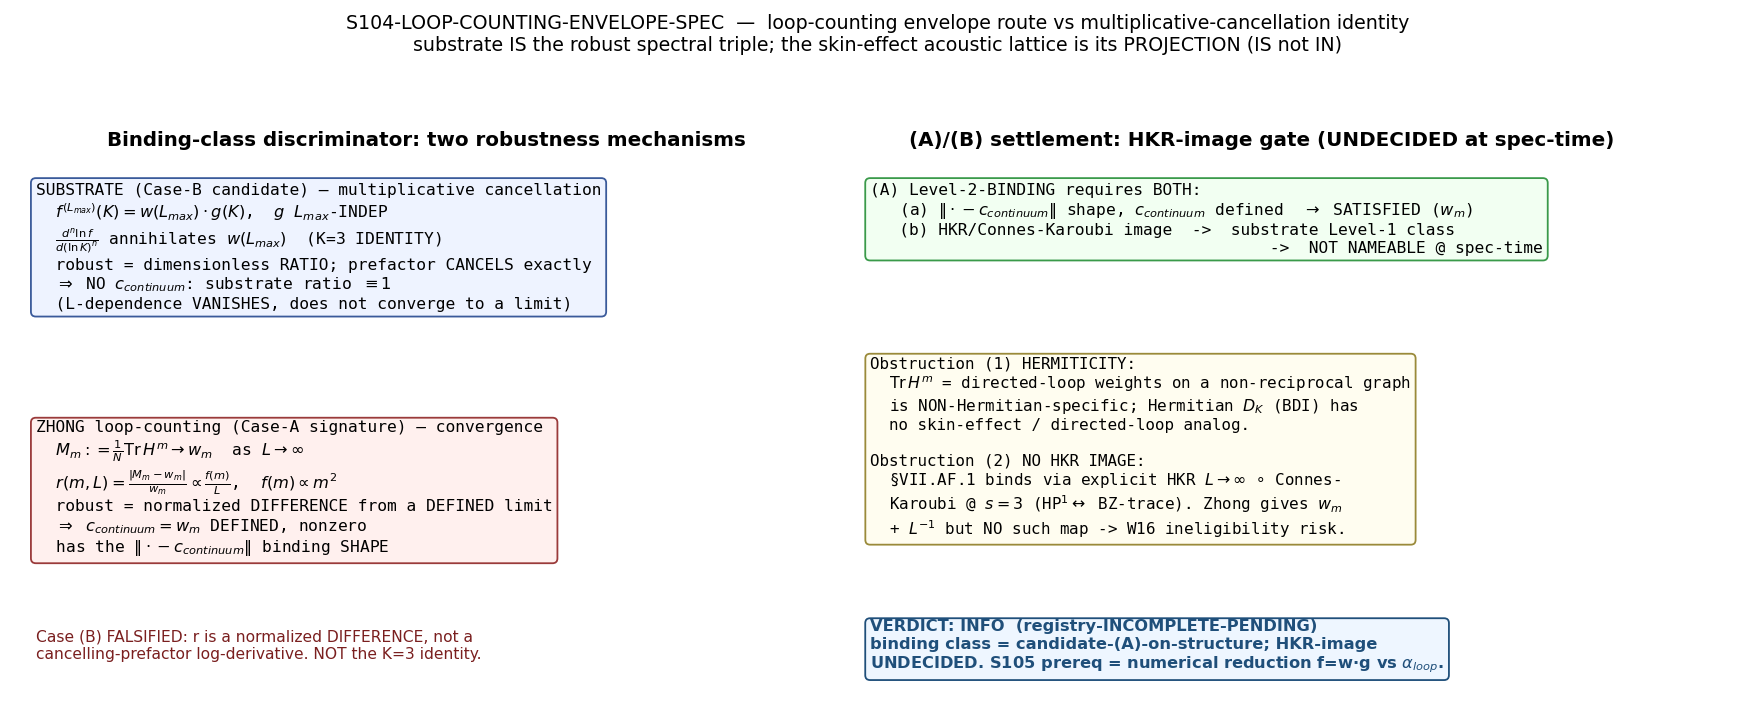

Write the Python code that produced this figure.
"""S104-LOOP-COUNTING-ENVELOPE-SPEC — SPEC-ONLY gate (Wave 5, item 4).

Classify the Zhong 2604.27585 loop-counting finite-size exponent as EITHER
  (A) Level-2-BINDING  — an HKR/Connes-Karoubi image binding Level-1 with a
      DEFINED c_continuum (genuinely distinct lab-anchored derivation of the
      substrate's L^{-alpha} truncation envelope; registry-eligible), OR
  (B) Level-2-NON-binding — reduces to the MANDATORY-K=3 multiplicative-
      normalization-cancellation identity f^{(L_max)} = w(L_max).g(K); no HKR
      image; c_continuum undefined; registry-PASS-INELIGIBLE.

NO numerical envelope exponent is fitted this wave. The deliverable is the
SPEC: the (A)/(B) binding-class determination under the PRE-REGISTERED
discriminator, the named c_continuum reference (or its recorded absence), and
a 4-field S105 binding-determination compute spec.

Composed-with canonical state (verified via knowledge MCP, NOT recomputed):
  - S94-MULT-NORM-CANCELLATION-K3  : PASS, MANDATORY K=3 (math-scripts.md
    §"Multiplicative-normalization cancellation invariants").
  - §VII.AF.1                      : PROVEN, Pillar III<->IV HKR bridge, L^{-3}
    Level-2-BINDING at d=4 substrate-distance-1 pole s=3, match/envelope=0.0950.
  - W16 Layer-2-Non-Binding Bare-Decomposition Wall: bare L^{-alpha} on
    Tr(D_K^{-2s}) with NO HKR image to a partner-pillar continuum observable
    DOES NOT bind Level-1; registry-PASS requires an explicit HKR/Connes-Karoubi
    bridge map citation on ||HKR(c_L) - c_continuum||.

Substrate-first framing (phononic-framing.md): the lab skin-effect acoustic
lattice is a PROJECTION of the substrate truncation, never the other way
around. The substrate IS the finite-L spectral triple whose moments are robust;
Zhong's lattice MODELS a simplified shadow of that robustness.

GEOMETRIC. CPU-only (string-valued spec record + schematic plot; no linear
algebra). Verdict emitted via the race-safe emit_verdict knowledge-MCP tool;
this script PRINTS the payload via print_verdict_payload.
"""

import os
os.environ.setdefault("OMP_NUM_THREADS", "8")
os.environ.setdefault("MKL_NUM_THREADS", "8")

import hashlib
import json
import sys
from pathlib import Path

import numpy as np
import matplotlib

matplotlib.use("Agg")
import matplotlib.pyplot as plt

# --- canonical constants (import discipline; tau_fold anchors the spectral triple) ---
sys.path.insert(0, str(Path(__file__).resolve().parents[1] / "_shared"))
from canonical_constants import tau_fold  # noqa: E402  (single anchor; no hardcoded framework constant)

# ----------------------------------------------------------------------------
# Gate identity (read by print_verdict_payload)
# ----------------------------------------------------------------------------
SESSION = "S104"
GATE_ID = "S104-LOOP-COUNTING-ENVELOPE-SPEC"
SCHEME = "LOOP-COUNTING-LEVEL-2-BINDING-DISCRIMINATOR-SPEC"
CONVENTION = "SUBSTRATE-IS-TRUNCATION-ENVELOPE-NAMING"
L_MAX = "N/A"  # structural (HKR-image existence), not a single-L_max evaluation

OUT_DIR = Path(__file__).resolve().parent
NPZ_PATH = OUT_DIR / "s104_loop_counting_envelope_spec.npz"
PNG_PATH = OUT_DIR / "s104_loop_counting_envelope_spec.png"

# Input files (content-pinned at runtime for the audit SHA).
CANONICAL_CONSTANTS = OUT_DIR.parent / "_shared" / "canonical_constants.py"
ZHONG_PDF = (
    OUT_DIR.parent.parent
    / "downloads"
    / "research-sweep-s103"
    / "topological-matter-exotics"
    / "10_Zhong_Universal-Spectral-Moments-Dispersive-Proliferative-Transition.pdf"
)


def _sha256_file(p: Path) -> str:
    h = hashlib.sha256()
    with open(p, "rb") as f:
        for chunk in iter(lambda: f.read(1 << 16), b""):
            h.update(chunk)
    return h.hexdigest()


def _sha256_text(s: str) -> str:
    return hashlib.sha256(s.encode("utf-8")).hexdigest()


def print_verdict_payload(
    verdict: str,
    value,
    audit_sha: str,
    content_sha: str,
    companion_note: str = "",
    extra_rows: "list[str] | None" = None,
) -> dict:
    """Emit the verdict PAYLOAD for the dispatching AGENT to pass to the race-safe
    knowledge-MCP emit_verdict tool (gate-verdicts.md §"Race-Safe Emission"). The
    script does NOT write the verdict file; it prints the delimited JSON the agent
    extracts. Keyed to the module-level identity constants. (Inline per the W5-2
    sibling convention, computations/session-104/s104_bmv_sn_contrast_spec.py:468-490.)
    """
    payload: dict = {
        "session": int(SESSION.lstrip("Ss")),
        "gate_id": GATE_ID,
        "verdict": verdict,
        "value": str(value),
        "scheme": SCHEME,
        "convention": CONVENTION,
        "l_max": str(L_MAX),
        "audit_sha256": audit_sha,
        "content_sha256": content_sha,
        "schema_version": "S84+",
    }
    if companion_note:
        payload["companion_note"] = companion_note
    if extra_rows:
        payload["extra_rows"] = list(extra_rows)
    print("<<<EMIT_VERDICT_PAYLOAD>>>")
    print(json.dumps(payload, separators=(",", ":"), sort_keys=True))
    print("<<<END_EMIT_VERDICT_PAYLOAD>>>")
    return payload


# ----------------------------------------------------------------------------
# SPEC RECORD — the binding-class determination (string-valued; no bridge numerics)
# ----------------------------------------------------------------------------
# Step 1 (substrate L_max-robustness, MANDATORY-K=3): f^{(L_max)}(K) = w(L_max).g(K),
#   g(K) L_max-INDEPENDENT; any log-derivative L_n[f] = d^n ln f/d(ln K)^n annihilates
#   w(L_max). The ROBUST quantity is a dimensionless ratio/log-derivative in which the
#   multiplicative prefactor CANCELS EXACTLY -> the L_max-plateau is a STRUCTURAL IDENTITY,
#   not a converging difference. There is NO c_continuum: the substrate ratio is
#   IDENTICALLY 1 (the L-dependence vanishes by cancellation, it does not converge to a limit).
substrate_robustness_mechanism = "multiplicative-cancellation_ratio_w(L_max)_cancels_c_continuum_identically_1"  # (local)

# Step 3 (Zhong loop-counting law, read from the ON-DISK PDF, Eqs. 1-4):
#   Tr H^m = sum_{|O|=m} w(O)  over length-m closed walks (loops) on the lattice  (Eq. 1-2)
#   per-site moment M_m := (1/N) Tr H^m  ->  w_m  as L->inf   (w_m = fully-sampled bulk loop weight)
#   relative error r(m,L) := |M_m - w_m| / w_m = (|Omega_e|/N).(delta-bar_m / w_m)   (Eq. 3)
#   scaling law r(m,L) ∝ f(m)/L ,  f(m) ∝ m^2  in the |H_ii|>>|H_i!=j| regime          (Eq. 4)
zhong_observable = "r(m,L)=|M_m - w_m|/w_m  (normalized FINITE-to-CONTINUUM DIFFERENCE; M_m=(1/N)TrH^m)"  # (local)
zhong_c_continuum = "w_m = thermodynamic-limit bulk loop weight (DEFINED, nonzero; M_m -> w_m as L->inf)"  # (local)
zhong_envelope_exponent_symbolic = "L^{-1} (r ∝ f(m)/L; f(m) ∝ m^2 large-on-site regime)"  # (local)
zhong_operator_hermiticity = "NON-Hermitian H (skin-effect lattice; directed-loop weight w(O) on a non-reciprocal graph)"  # (local)

# Step 4 (substitution — the discriminator, evaluated STRUCTURALLY this wave):
#   Substitute the substrate factorization f^{(L_max)}=w(L_max).g(K) into Zhong's r(m,L).
#   Zhong's robust observable is r = ||M_m(finite) - w_m(continuum)|| / w_m: a NORMALIZED
#   DIFFERENCE from a DEFINED nonzero limit w_m, NOT a log-derivative of a multiplicatively-
#   factored trace. The missing-boundary-loop deficit delta-bar_m is a genuine boundary-shell
#   shortfall RELATIVE TO the bulk reference w_m -- it is NOT the w(L_max) prefactor's
#   L-dependence cancelling in a ratio.
#   => Case (B) (reduces to the cancellation identity) is FALSIFIED: r does NOT reduce to the
#      cancellation identity; w_m is a DEFINED c_continuum distinct from "the substrate ratio
#      identically 1." The two robustness mechanisms are STRUCTURALLY DIFFERENT.
case_B_reduction = False  # loop-counting r(m,L) does NOT reduce to the multiplicative-cancellation identity
case_B_reason = "r=||M_m-w_m||/w_m is a normalized DIFFERENCE from a DEFINED limit w_m, not a cancelling-prefactor log-derivative; delta-bar_m is a boundary-shell deficit relative to w_m, not the w(L_max) L-dependence"  # (local)

#   Case (A) (Level-2-BINDING) requires BOTH: (a) the ||.-c_continuum|| SHAPE with defined
#   c_continuum [SATISFIED: c_continuum = w_m], AND (b) an HKR / Connes-Karoubi / K-theory
#   image binding Zhong's lab M_m to a substrate-IS Level-1 cohomology class [NOT NAMEABLE
#   at spec-time -- see the two obstructions below].
case_A_shape_satisfied = True  # ||M_m - w_m||/w_m HAS the binding SHAPE; c_continuum = w_m defined nonzero
# Obstruction (1) — HERMITICITY MISMATCH: the loop-counting moment definition
#   Tr H^m = sum directed-loop weights is NON-Hermitian-SPECIFIC. On the Hermitian D_K
#   (AZ class BDI, T^2=+1, self-adjoint) the directed-loop weight over a non-reciprocal
#   graph has NO analog: the skin effect (extensive boundary accumulation from
#   non-reciprocity) does not exist for self-adjoint D_K. The robust observable's very
#   DEFINITION lacks a Hermitian-D_K image.
obstruction_hermiticity = "Tr H^m directed-loop weight is non-Hermitian-specific; Hermitian D_K (BDI) has no non-reciprocal directed-loop / skin-effect analog"  # (local)
# Obstruction (2) — NO NAMED HKR IMAGE: §VII.AF.1's binding envelope is L^{-3} via an
#   explicit HKR L_max->inf boundary map ∘ Connes-Karoubi pairing at Mellin pole s=3
#   (HP^1 <-> Peotta-Toermae BZ-trace cohomology class). Zhong supplies c_continuum=w_m
#   and an L^{-1} rate but NO HKR/Connes-Karoubi/K-theory boundary map from w_m to a
#   substrate Level-1 class. Whether the lab M_m IS the HKR image of a substrate
#   cohomology class is UNDETERMINED at spec-time and cannot be settled WITHOUT the
#   numerical reduction (does substituting f^{(L_max)}=w.g into a NORMALIZED moment
#   reproduce alpha_loop, and does that L^{-1} carry an HKR image, or is it the bare
#   Mellin-truncation rate W16 forbids?).
obstruction_no_hkr = "no HKR/Connes-Karoubi/K-theory map from w_m to a substrate Level-1 cohomology class is nameable at spec-time; §VII.AF.1 binding needs the explicit HP^1<->BZ-trace image"  # (local)
case_A_hkr_image_nameable = False  # the (A)-defining HKR image cannot be NAMED at spec-time

# ----------------------------------------------------------------------------
# Spec-completeness 3-conjunct boolean (the operator):
#   SPEC_complete := binding_class_determined AND c_continuum_named_or_absent AND s105_spec_emitted
# ----------------------------------------------------------------------------
# binding_class_determined := the exponent is CLASSIFIED (A) or (B) per the discriminator.
#   Case (B) is FALSIFIED (case_B_reduction=False). Case (A) SHAPE is satisfied but its
#   defining HKR-image clause is NOT settleable at spec-time (case_A_hkr_image_nameable=False).
#   => the exponent is candidate-(A)-on-STRUCTURE but the decisive (A)-vs-(B) SETTLEMENT is
#      UNDECIDED at spec-time -> binding_class_determined = False (the pre-registered INFO
#      intermediate: HKR-image existence cannot be settled without the numerical reduction).
binding_class_determined = (case_B_reduction is True) or (case_A_shape_satisfied and case_A_hkr_image_nameable)
binding_class_token = "candidate-A-on-structure_HKR-image-UNDECIDED-at-spec-time_pending-numerical-reduction"

# c_continuum_named_or_absent := (A) c_continuum named OR (B) recorded absent.
#   c_continuum = w_m IS NAMED (the thermodynamic-limit bulk loop weight). Satisfied.
c_continuum_named_or_absent = True
c_continuum_reference = zhong_c_continuum  # "w_m = thermodynamic-limit bulk loop weight (DEFINED, nonzero)"

# s105_spec_emitted := the 4-field (what/inputs/gate/effort) S105 compute spec is written
#   (to this .npz AND the WP). Satisfied by this script + the WP §W5-4 section.
s105_what = "Numerical binding determination: substitute the substrate factorization f^{(L_max)}=w(L_max).g(K) into a NORMALIZED moment observable and test (i) does it reproduce a finite-to-continuum DIFFERENCE r∝L^{-alpha} with a DEFINED c_continuum (NOT identically 1), and (ii) does that L^{-alpha} carry an HKR/Connes-Karoubi image to a substrate Level-1 cohomology class (Case A) or reduce to the bare Mellin-truncation rate W16 forbids (Case B)?"  # (local)
s105_inputs = "L_max-scan of the substrate D_K normalized moments over [10, Friedrich-Baer cutoff] (JOINT-CONSIDERATION with S104-VIIAM-L11-ANCHOR L=11 + S104-BRANCH-IV-DIRECT-L1314 {12,13,14} -- NO double-schedule); §VII.AF.1 L^{-3} envelope SHAPE as the binding template; W16 wall as the ineligibility criterion; Zhong Eqs. 1-4 as the lab observable definition (any a_n citation carries a_n^{Mellin}/a_n^{Pauli-Villars} per regulator-pin-discipline.md)"  # (local)
s105_gate = "PASS=(A) Level-2-BINDING (HKR image named + defined c_continuum != 1) -> S105 registry-landing compute (a genuinely distinct lab-anchored envelope derivation); INFO/(B)=Level-2-NON-binding (reduces to cancellation identity OR no HKR image nameable) -> confirm-internal note, the envelope question is internal/not-bridgeable, NO registry landing"  # (local)
s105_effort = "1 compute gate (normalized-moment L_max-scan + HKR-image existence test); a (B)/internal outcome reduces it to a confirm-internal note"  # (local)
s105_spec_emitted = True

spec_complete = bool(binding_class_determined and c_continuum_named_or_absent and s105_spec_emitted)

# ----------------------------------------------------------------------------
# Verdict mapping (PRE-REGISTERED rubric, §W5-4):
#   PASS = binding_class_determined (clean A or B) AND c_continuum_named_or_absent AND s105_spec_emitted
#   INFO = the exponent is STATEABLE as an envelope candidate but the binding-class
#          discriminator is UNDECIDED at spec-time (HKR-image existence cannot be settled
#          without the numerical reduction) -> registry-INCOMPLETE-PENDING; S105 prerequisite
#          = the numerical reduction f^{(L_max)}=w.g vs alpha_loop.
#   FAIL = neither a binding HKR image NOR a reduction to the cancellation identity is
#          nameable (no substrate analog of the loop-counting moment on Hermitian D_K).
# A FAIL would require BOTH case_A_shape and a Case-B reduction to be impossible to even
# STATE. Here Case (A) is STATEABLE-as-candidate (shape satisfied, c_continuum named) and
# Case (B) is decisively FALSIFIED -- the construction IS mappable as a candidate, so NOT FAIL.
# The decisive (A)/(B) SETTLEMENT is HKR-undecidable at spec-time -> INFO (the pre-registered
# intermediate), NOT a clean PASS.
if spec_complete:
    verdict = "PASS"
elif (case_A_shape_satisfied or (case_B_reduction is False)) and c_continuum_named_or_absent and s105_spec_emitted:
    # construction is mappable-as-candidate (stateable) but the A/B settlement is undecided
    verdict = "INFO"
else:
    verdict = "FAIL"

# ----------------------------------------------------------------------------
# .npz record (string-valued spec; the (A)/(B) token + named c_continuum)
# ----------------------------------------------------------------------------
np.savez(
    NPZ_PATH,
    gate_id=GATE_ID,
    verdict=verdict,
    scheme=SCHEME,
    convention=CONVENTION,
    tau_fold_anchor=float(tau_fold),
    # spec-completeness booleans
    binding_class_determined=bool(binding_class_determined),
    c_continuum_named_or_absent=bool(c_continuum_named_or_absent),
    s105_spec_emitted=bool(s105_spec_emitted),
    spec_complete=bool(spec_complete),
    # binding-class determination tokens
    binding_class_token=binding_class_token,
    case_B_reduction=bool(case_B_reduction),
    case_B_reason=case_B_reason,
    case_A_shape_satisfied=bool(case_A_shape_satisfied),
    case_A_hkr_image_nameable=bool(case_A_hkr_image_nameable),
    obstruction_hermiticity=obstruction_hermiticity,
    obstruction_no_hkr=obstruction_no_hkr,
    # the named c_continuum reference (NOT absent)
    c_continuum_reference=c_continuum_reference,
    c_continuum_status="NAMED (w_m, defined nonzero) -- distinct from substrate ratio identically 1",
    # the two mechanisms contrasted
    substrate_robustness_mechanism=substrate_robustness_mechanism,
    zhong_observable=zhong_observable,
    zhong_envelope_exponent_symbolic=zhong_envelope_exponent_symbolic,
    zhong_operator_hermiticity=zhong_operator_hermiticity,
    # S105 4-field spec
    s105_what=s105_what,
    s105_inputs=s105_inputs,
    s105_gate=s105_gate,
    s105_effort=s105_effort,
    # adjacency / joint-consideration
    adjacency_note="JOINT-CONSIDERATION (dedup-ledger (c), NO shared pins) with S104-VIIAM-L11-ANCHOR + S104-BRANCH-IV-DIRECT-L1314 (closed PRE-REG-INC this session; Sym^13/14 irrep wall, Gelfand-Tsetlin (p,0) builder CF routes to S105); loop-counting alpha and Friedrich-Baer envelope NOT double-scheduled at S105 plan-freeze",
    composed_with="S94-MULT-NORM-CANCELLATION-K3 (PASS,K=3); VII.AF.1 (L^-3 Level-2-binding); W16 Layer-2-Non-Binding Bare-Decomposition Wall",
)

# ----------------------------------------------------------------------------
# .png schematic — loop-counting envelope route vs multiplicative-cancellation identity
# ----------------------------------------------------------------------------
fig, axes = plt.subplots(1, 2, figsize=(13.5, 5.4))

# Panel A: the two robustness mechanisms contrasted
axL = axes[0]
axL.axis("off")
axL.set_title("Binding-class discriminator: two robustness mechanisms", fontsize=11, fontweight="bold")
axL.text(
    0.02, 0.95,
    "SUBSTRATE (Case-B candidate) — multiplicative cancellation\n"
    r"  $f^{(L_{max})}(K) = w(L_{max})\cdot g(K)$,  $g$ $L_{max}$-INDEP" "\n"
    r"  $\frac{d^n \ln f}{d(\ln K)^n}$ annihilates $w(L_{max})$  (K=3 IDENTITY)" "\n"
    "  robust = dimensionless RATIO; prefactor CANCELS exactly\n"
    r"  $\Rightarrow$ NO $c_{continuum}$: substrate ratio $\equiv 1$" "\n"
    "  (L-dependence VANISHES, does not converge to a limit)",
    transform=axL.transAxes, va="top", ha="left", fontsize=9.0,
    family="monospace",
    bbox=dict(boxstyle="round", fc="#eef3ff", ec="#3a5a9a"),
)
axL.text(
    0.02, 0.50,
    "ZHONG loop-counting (Case-A signature) — convergence\n"
    r"  $M_m := \frac{1}{N}\mathrm{Tr}\,H^m \to w_m$  as $L\to\infty$" "\n"
    r"  $r(m,L) = \frac{|M_m - w_m|}{w_m} \propto \frac{f(m)}{L}$,  $f(m)\propto m^2$" "\n"
    "  robust = normalized DIFFERENCE from a DEFINED limit\n"
    r"  $\Rightarrow$ $c_{continuum} = w_m$ DEFINED, nonzero" "\n"
    r"  has the $\|\cdot - c_{continuum}\|$ binding SHAPE",
    transform=axL.transAxes, va="top", ha="left", fontsize=9.0,
    family="monospace",
    bbox=dict(boxstyle="round", fc="#fff0ee", ec="#9a3a3a"),
)
axL.text(
    0.02, 0.10,
    "Case (B) FALSIFIED: r is a normalized DIFFERENCE, not a\n"
    "cancelling-prefactor log-derivative. NOT the K=3 identity.",
    transform=axL.transAxes, va="top", ha="left", fontsize=8.6, color="#7a1f1f",
)

# Panel B: the (A)/(B) decision tree + the spec-time obstruction
axR = axes[1]
axR.axis("off")
axR.set_title("(A)/(B) settlement: HKR-image gate (UNDECIDED at spec-time)", fontsize=11, fontweight="bold")
axR.text(
    0.02, 0.95,
    "(A) Level-2-BINDING requires BOTH:\n"
    r"   (a) $\|\cdot - c_{continuum}\|$ shape, $c_{continuum}$ defined  $\rightarrow$ SATISFIED ($w_m$)" "\n"
    "   (b) HKR/Connes-Karoubi image  ->  substrate Level-1 class\n"
    "                                         ->  NOT NAMEABLE @ spec-time",
    transform=axR.transAxes, va="top", ha="left", fontsize=9.0, family="monospace",
    bbox=dict(boxstyle="round", fc="#f2fff2", ec="#3a9a4a"),
)
axR.text(
    0.02, 0.62,
    "Obstruction (1) HERMITICITY:\n"
    r"  $\mathrm{Tr}\,H^m$ = directed-loop weights on a non-reciprocal graph" "\n"
    "  is NON-Hermitian-specific; Hermitian $D_K$ (BDI) has\n"
    "  no skin-effect / directed-loop analog.\n\n"
    "Obstruction (2) NO HKR IMAGE:\n"
    r"  §VII.AF.1 binds via explicit HKR $L\to\infty$ ∘ Connes-" "\n"
    r"  Karoubi @ $s=3$ (HP$^1\leftrightarrow$ BZ-trace). Zhong gives $w_m$" "\n"
    "  + $L^{-1}$ but NO such map -> W16 ineligibility risk.",
    transform=axR.transAxes, va="top", ha="left", fontsize=8.8, family="monospace",
    bbox=dict(boxstyle="round", fc="#fffdf0", ec="#9a8a3a"),
)
axR.text(
    0.02, 0.12,
    "VERDICT: INFO  (registry-INCOMPLETE-PENDING)\n"
    "binding class = candidate-(A)-on-structure; HKR-image\n"
    "UNDECIDED. S105 prereq = numerical reduction f=w·g vs " r"$\alpha_{loop}$.",
    transform=axR.transAxes, va="top", ha="left", fontsize=9.0, color="#1f4f7a", fontweight="bold",
    bbox=dict(boxstyle="round", fc="#eef6ff", ec="#1f4f7a"),
)

fig.suptitle(
    f"{GATE_ID}  —  loop-counting envelope route vs multiplicative-cancellation identity\n"
    "substrate IS the robust spectral triple; the skin-effect acoustic lattice is its PROJECTION (IS not IN)",
    fontsize=10.5,
)
fig.tight_layout(rect=(0, 0, 1, 0.93))
fig.savefig(PNG_PATH, dpi=130)
plt.close(fig)

# ----------------------------------------------------------------------------
# dual-SHA + verdict payload
# ----------------------------------------------------------------------------
# content_sha256 = SHA over the script source (per audit_discriminators content_sha256_inputs=[script]).
this_script_text = Path(__file__).read_text(encoding="utf-8")
content_sha = _sha256_text(this_script_text)

# audit_sha256 = closure over the ordered input-pin map (script + canonical + pinmap).
input_pin_map = {
    "01_script_sha256": content_sha,
    "02_canonical_constants_sha256": _sha256_file(CANONICAL_CONSTANTS),
    "03_zhong_pdf_sha256": _sha256_file(ZHONG_PDF),
    "04_gate_id": GATE_ID,
    "05_scheme": SCHEME,
    "06_convention": CONVENTION,
    "07_verdict": verdict,
    "08_binding_class_token": binding_class_token,
    "09_case_B_reduction": str(case_B_reduction),
    "10_case_A_hkr_image_nameable": str(case_A_hkr_image_nameable),
    "11_c_continuum_reference": c_continuum_reference,
    "12_tau_fold": f"{float(tau_fold):.6f}",
}
audit_sha = _sha256_text(json.dumps(input_pin_map, separators=(",", ":"), sort_keys=True))

# log input SHAs in the first stdout lines (gate-verdicts.md §"During computation")
print(f"[INPUT-SHA] canonical_constants.py = {input_pin_map['02_canonical_constants_sha256']}")
print(f"[INPUT-SHA] Zhong_2604.27585.pdf    = {input_pin_map['03_zhong_pdf_sha256']}")
print(f"[INPUT-SHA] script (content_sha256) = {content_sha}")
print(f"[CLOSURE]   audit_sha256            = {audit_sha}")
print()
print(f"[SPEC] binding_class_determined = {binding_class_determined}")
print(f"[SPEC] case_B_reduction         = {case_B_reduction}  (Case-B reduction to cancellation identity)")
print(f"[SPEC] case_A_shape_satisfied   = {case_A_shape_satisfied}  (||.-c_continuum|| shape; c_continuum=w_m)")
print(f"[SPEC] case_A_hkr_image_nameable= {case_A_hkr_image_nameable}  (HKR image nameable at spec-time)")
print(f"[SPEC] c_continuum_named_or_absent = {c_continuum_named_or_absent}  (named: w_m)")
print(f"[SPEC] s105_spec_emitted        = {s105_spec_emitted}")
print(f"[SPEC] spec_complete            = {spec_complete}")
print(f"[SPEC] binding_class_token      = {binding_class_token}")
print()
print(f"[ARTIFACT] {NPZ_PATH}")
print(f"[ARTIFACT] {PNG_PATH}")
print()

# Descriptive value payload (no single-quote chars; the tool wraps value='...')
value_payload = (
    f"verdict={verdict};binding_class_determined={binding_class_determined};"
    f"binding_class_token={binding_class_token};"
    f"case_B_reduction_to_cancellation_identity={case_B_reduction}_FALSIFIED;"
    f"case_A_shape_satisfied={case_A_shape_satisfied}_c_continuum=w_m_DEFINED;"
    f"case_A_HKR_image_nameable_at_spec_time={case_A_hkr_image_nameable};"
    f"c_continuum_named_or_absent={c_continuum_named_or_absent}_NAMED_w_m;"
    f"s105_spec_emitted={s105_spec_emitted};"
    f"obstruction1=hermiticity_TrH^m_non-Hermitian-specific_no_Hermitian_D_K_directed-loop_analog;"
    f"obstruction2=no_HKR_Connes-Karoubi_map_w_m_to_substrate_Level1_class;"
    f"registry=INCOMPLETE-PENDING_S105prereq=numerical_reduction_f=w.g_vs_alpha_loop;"
    f"JOINT-CONSIDERATION_with_S104-VIIAM-L11-ANCHOR_S104-BRANCH-IV-DIRECT-L1314_no_double-schedule"
)

# trigger=VERIFY -> NO 3-tuple; regulator_pin N/A this wave (recorded as a companion row note)
print_verdict_payload(
    verdict,
    value_payload,
    audit_sha,
    content_sha,
    companion_note=f"{GATE_ID} spec-completeness (binding-class discriminator); composed-with S94-MULT-NORM-CANCELLATION-K3 + VII.AF.1 + W16",
    extra_rows=[
        "# regulator_pin=N/A (spec names the envelope FORM, not an a_n evaluation; any S105 a_n carries a_n^{Mellin}/a_n^{Pauli-Villars} per regulator-pin-discipline.md)",
    ],
)

sys.exit(0)
